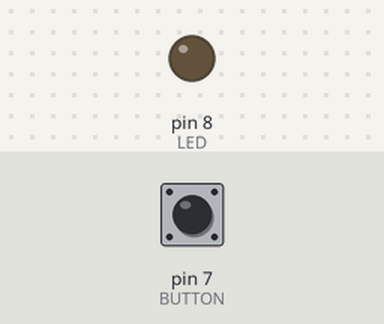
Simulated run of this sketch. Board: Arduino Uno, built with avr-gcc and run on an emulated ATmega328P. Shown: output pins drawn as LEDs (lit = HIGH). Dashed ring = blinking. Inputs (shaded band) come from the test bench; at power-on: pin 7 (BUTTON) LOW.

Above: at 1.2 s.
1.3 s: pin 7 (BUTTON) pulled HIGH for 0.15 s
At 1.7 s:
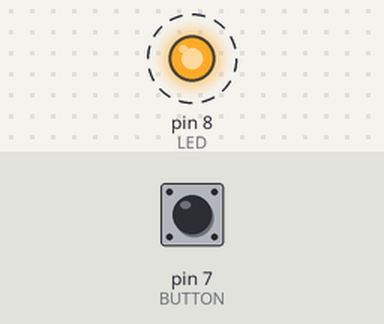
4.4 s: pin 7 (BUTTON) pulled HIGH for 1 s
At 5.1 s:
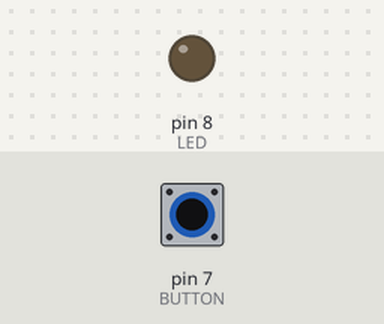
6.9 s: pin 7 (BUTTON) pulled HIGH for 3.2 s
At 7.3 s:
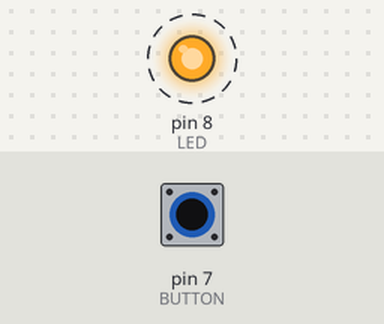
Timing chart, 0 to 17.6 s (numbered marks = the images above; inputs shaded):
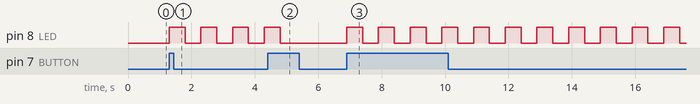

Measured:
- after the input at 1.3 s, pin 8 (LED): alternates HIGH for 0.50 s and LOW for 0.50 s, starting at once
- after the input at 4.4 s, pin 8 (LED): goes on until 4.8 s, then stays LOW
- after the input at 6.9 s, pin 8 (LED): alternates HIGH for 0.50 s and LOW for 0.50 s, starting at once

The sketch:

button_auto_control.ino
```cpp
int BUTTON = 7;
int LED = 8;
bool ledState = false;  // To keep track of whether the LED should be blinking or not
bool buttonState = false;
bool lastButtonState = false;

void setup() {
  // Initialize the button pin as an input
  pinMode(BUTTON, INPUT);
  // Initialize the LED pin as an output
  pinMode(LED, OUTPUT);
}

void loop() {
  // Read the current state of the button
  buttonState = digitalRead(BUTTON);

  // Check if the button is pressed (HIGH) and was previously not pressed (LOW)
  if (buttonState == HIGH && lastButtonState == LOW) {
    // Toggle the ledState
    ledState = !ledState;
  }

  // Save the current button state as the last button state for the next loop iteration
  lastButtonState = buttonState;

  // If ledState is true, blink the LED
  if (ledState) {
    digitalWrite(LED, HIGH);
    delay(500);  // Delay for 500 milliseconds
    digitalWrite(LED, LOW);
    delay(500);  // Delay for 500 milliseconds
  } else {
    digitalWrite(LED, LOW);  // Ensure the LED is off when ledState is false
  }
}
```
